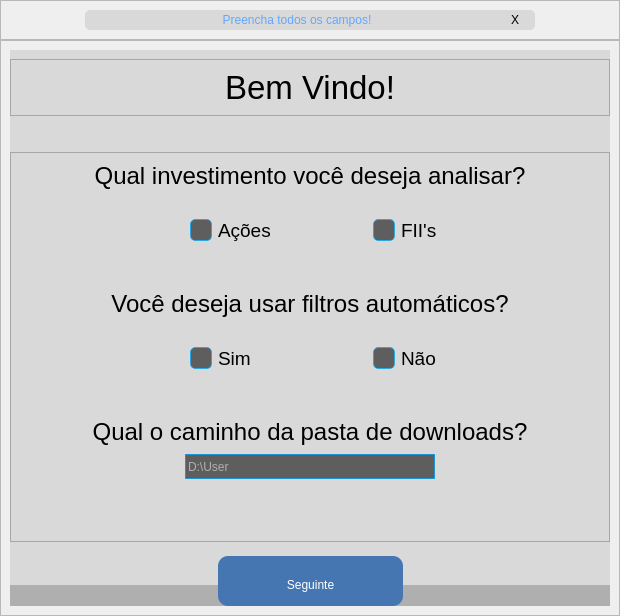
     <widget class="QWidget" name="welcomePage">
      <layout class="QVBoxLayout" name="verticalLayout_2">
       <property name="spacing">
        <number>0</number>
       </property>
       <property name="leftMargin">
        <number>0</number>
       </property>
       <property name="topMargin">
        <number>0</number>
       </property>
       <property name="rightMargin">
        <number>0</number>
       </property>
       <property name="bottomMargin">
        <number>0</number>
       </property>
       <item>
        <widget class="QFrame" name="frame">
         <property name="maximumSize">
          <size>
           <width>16777215</width>
           <height>100</height>
          </size>
         </property>
         <property name="frameShape">
          <enum>QFrame::StyledPanel</enum>
         </property>
         <property name="frameShadow">
          <enum>QFrame::Raised</enum>
         </property>
         <layout class="QHBoxLayout" name="horizontalLayout">
          <item>
           <widget class="QFrame" name="frame_error">
            <property name="maximumSize">
             <size>
              <width>450</width>
              <height>30</height>
             </size>
            </property>
            <property name="styleSheet">
             <string notr="true">background-color: rgb(217, 217, 217);
border-radius: 5px;</string>
            </property>
            <property name="frameShape">
             <enum>QFrame::StyledPanel</enum>
            </property>
            <property name="frameShadow">
             <enum>QFrame::Raised</enum>
            </property>
            <layout class="QHBoxLayout" name="horizontalLayout_6">
             <property name="spacing">
              <number>6</number>
             </property>
             <property name="leftMargin">
              <number>10</number>
             </property>
             <property name="topMargin">
              <number>3</number>
             </property>
             <property name="rightMargin">
              <number>10</number>
             </property>
             <property name="bottomMargin">
              <number>3</number>
             </property>
             <item>
              <widget class="QLabel" name="label_error">
               <property name="styleSheet">
                <string notr="true">color: rgb(98, 168, 254);</string>
               </property>
               <property name="text">
                <string>Preencha todos os campos!</string>
               </property>
               <property name="alignment">
                <set>Qt::AlignCenter</set>
               </property>
               <property name="indent">
                <number>-1</number>
               </property>
              </widget>
             </item>
             <item>
              <widget class="QPushButton" name="pushButton_close">
               <property name="enabled">
                <bool>true</bool>
               </property>
               <property name="maximumSize">
                <size>
                 <width>20</width>
                 <height>20</height>
                </size>
               </property>
               <property name="styleSheet">
                <string notr="true">QPushButton {
	border-radius: 5px;

}

QPushButton:hover {
	background-color: rgb(50, 50, 50);
	color: rgb(200, 200, 200);
}

QPushButton:pressed {
	background-color: rgb(35, 35, 35);
	color: rgb(200, 200, 200);
}</string>
               </property>
               <property name="text">
                <string>X</string>
               </property>
              </widget>
             </item>
            </layout>
           </widget>
          </item>
         </layout>
        </widget>
       </item>
       <item>
        <widget class="QFrame" name="frame_2">
         <property name="styleSheet">
          <string notr="true"/>
         </property>
         <property name="frameShape">
          <enum>QFrame::StyledPanel</enum>
         </property>
         <property name="frameShadow">
          <enum>QFrame::Raised</enum>
         </property>
         <layout class="QHBoxLayout" name="horizontalLayout_2">
          <item>
           <widget class="QFrame" name="frame_9">
            <property name="minimumSize">
             <size>
              <width>600</width>
              <height>550</height>
             </size>
            </property>
            <property name="maximumSize">
             <size>
              <width>600</width>
              <height>600</height>
             </size>
            </property>
            <property name="styleSheet">
             <string notr="true">background-color: rgb(217, 217, 217);</string>
            </property>
            <property name="frameShape">
             <enum>QFrame::NoFrame</enum>
            </property>
            <property name="frameShadow">
             <enum>QFrame::Raised</enum>
            </property>
            <layout class="QVBoxLayout" name="verticalLayout_11">
             <property name="leftMargin">
              <number>0</number>
             </property>
             <property name="rightMargin">
              <number>0</number>
             </property>
             <property name="bottomMargin">
              <number>0</number>
             </property>
             <item>
              <widget class="QFrame" name="frame_15">
               <property name="maximumSize">
                <size>
                 <width>16777215</width>
                 <height>90</height>
                </size>
               </property>
               <property name="frameShape">
                <enum>QFrame::StyledPanel</enum>
               </property>
               <property name="frameShadow">
                <enum>QFrame::Raised</enum>
               </property>
               <layout class="QHBoxLayout" name="horizontalLayout_14">
                <item>
                 <widget class="QLabel" name="label_64">
                  <property name="font">
                   <font>
                    <pointsize>25</pointsize>
                   </font>
                  </property>
                  <property name="text">
                   <string>Bem Vindo!</string>
                  </property>
                  <property name="alignment">
                   <set>Qt::AlignCenter</set>
                  </property>
                 </widget>
                </item>
               </layout>
              </widget>
             </item>
             <item>
              <spacer name="verticalSpacer_3">
               <property name="orientation">
                <enum>Qt::Vertical</enum>
               </property>
               <property name="sizeType">
                <enum>QSizePolicy::Fixed</enum>
               </property>
               <property name="sizeHint" stdset="0">
                <size>
                 <width>20</width>
                 <height>30</height>
                </size>
               </property>
              </spacer>
             </item>
             <item>
              <widget class="QFrame" name="InformationFrame_2">
               <property name="frameShape">
                <enum>QFrame::StyledPanel</enum>
               </property>
               <property name="frameShadow">
                <enum>QFrame::Raised</enum>
               </property>
               <layout class="QVBoxLayout" name="verticalLayout_14">
                <item>
                 <widget class="QLabel" name="label_15">
                  <property name="font">
                   <font>
                    <family>Arial</family>
                    <pointsize>18</pointsize>
                    <italic>false</italic>
                    <bold>false</bold>
                   </font>
                  </property>
                  <property name="styleSheet">
                   <string notr="true"/>
                  </property>
                  <property name="text">
                   <string>Qual investimento você deseja analisar?</string>
                  </property>
                  <property name="alignment">
                   <set>Qt::AlignCenter</set>
                  </property>
                 </widget>
                </item>
                <item>
                 <widget class="QFrame" name="GenderBox_2">
                  <property name="styleSheet">
                   <string notr="true">QCheckBox::indicator{
	background: #5E5E5E;
	border: 1px solid rgba(0, 170, 255, 0.71);
	height: 20px;
	width: 20px;
	border-radius: 5px;
}

QCheckBox::indicator:checked{
	background-color: rgb(69, 118, 178);
	height: 20px;
	width: 20px;
}

</string>
                  </property>
                  <property name="frameShape">
                   <enum>QFrame::NoFrame</enum>
                  </property>
                  <property name="frameShadow">
                   <enum>QFrame::Raised</enum>
                  </property>
                  <layout class="QHBoxLayout" name="horizontalLayout_16">
                   <property name="leftMargin">
                    <number>170</number>
                   </property>
                   <property name="rightMargin">
                    <number>50</number>
                   </property>
                   <item>
                    <widget class="QCheckBox" name="acoes">
                     <property name="minimumSize">
                      <size>
                       <width>0</width>
                       <height>50</height>
                      </size>
                     </property>
                     <property name="font">
                      <font>
                       <family>Segoe UI</family>
                       <pointsize>14</pointsize>
                       <italic>false</italic>
                       <bold>false</bold>
                      </font>
                     </property>
                     <property name="focusPolicy">
                      <enum>Qt::NoFocus</enum>
                     </property>
                     <property name="styleSheet">
                      <string notr="true">font: 14pt &quot;Segoe UI&quot;;</string>
                     </property>
                     <property name="text">
                      <string>Ações</string>
                     </property>
                     <property name="iconSize">
                      <size>
                       <width>31</width>
                       <height>30</height>
                      </size>
                     </property>
                     <property name="autoExclusive">
                      <bool>true</bool>
                     </property>
                    </widget>
                   </item>
                   <item>
                    <widget class="QCheckBox" name="fiis">
                     <property name="font">
                      <font>
                       <family>Segoe UI</family>
                       <pointsize>14</pointsize>
                       <italic>false</italic>
                       <bold>false</bold>
                      </font>
                     </property>
                     <property name="focusPolicy">
                      <enum>Qt::NoFocus</enum>
                     </property>
                     <property name="styleSheet">
                      <string notr="true">font: 14pt &quot;Segoe UI&quot;;</string>
                     </property>
                     <property name="text">
                      <string>FII's</string>
                     </property>
                     <property name="autoExclusive">
                      <bool>true</bool>
                     </property>
                    </widget>
                   </item>
                  </layout>
                 </widget>
                </item>
                <item>
                 <spacer name="verticalSpacer_2">
                  <property name="orientation">
                   <enum>Qt::Vertical</enum>
                  </property>
                  <property name="sizeType">
                   <enum>QSizePolicy::Fixed</enum>
                  </property>
                  <property name="sizeHint" stdset="0">
                   <size>
                    <width>20</width>
                    <height>20</height>
                   </size>
                  </property>
                 </spacer>
                </item>
                <item>
                 <widget class="QLabel" name="label_16">
                  <property name="sizePolicy">
                   <sizepolicy hsizetype="Ignored" vsizetype="Preferred">
                    <horstretch>0</horstretch>
                    <verstretch>0</verstretch>
                   </sizepolicy>
                  </property>
                  <property name="minimumSize">
                   <size>
                    <width>520</width>
                    <height>0</height>
                   </size>
                  </property>
                  <property name="font">
                   <font>
                    <family>Arial</family>
                    <pointsize>20</pointsize>
                    <italic>false</italic>
                    <bold>false</bold>
                    <kerning>true</kerning>
                   </font>
                  </property>
                  <property name="styleSheet">
                   <string notr="true"/>
                  </property>
                  <property name="text">
                   <string>&lt;html&gt;&lt;head/&gt;&lt;body&gt;&lt;p&gt;&lt;span style=&quot; font-size:18pt;&quot;&gt;Você deseja usar filtros automáticos?&lt;/span&gt;&lt;/p&gt;&lt;/body&gt;&lt;/html&gt;</string>
                  </property>
                  <property name="alignment">
                   <set>Qt::AlignCenter</set>
                  </property>
                 </widget>
                </item>
                <item>
                 <widget class="QFrame" name="KnowledgeBox_2">
                  <property name="styleSheet">
                   <string notr="true">QCheckBox::indicator{
	background: #5E5E5E;
	border: 1px solid rgba(0, 170, 255, 0.71);
	height: 20px;
	width: 20px;
	border-radius: 5px;
}

QCheckBox::indicator:checked{
	background-color: rgb(69, 118, 178);
	height: 20px;
	width: 20px;
}


</string>
                  </property>
                  <property name="frameShape">
                   <enum>QFrame::NoFrame</enum>
                  </property>
                  <property name="frameShadow">
                   <enum>QFrame::Raised</enum>
                  </property>
                  <layout class="QHBoxLayout" name="horizontalLayout_17">
                   <property name="leftMargin">
                    <number>170</number>
                   </property>
                   <property name="rightMargin">
                    <number>50</number>
                   </property>
                   <item>
                    <widget class="QCheckBox" name="yes">
                     <property name="minimumSize">
                      <size>
                       <width>0</width>
                       <height>50</height>
                      </size>
                     </property>
                     <property name="font">
                      <font>
                       <family>Segoe UI</family>
                       <pointsize>14</pointsize>
                       <italic>false</italic>
                       <bold>false</bold>
                      </font>
                     </property>
                     <property name="focusPolicy">
                      <enum>Qt::NoFocus</enum>
                     </property>
                     <property name="styleSheet">
                      <string notr="true">font: 14pt &quot;Segoe UI&quot;;</string>
                     </property>
                     <property name="text">
                      <string>Sim</string>
                     </property>
                     <property name="iconSize">
                      <size>
                       <width>31</width>
                       <height>30</height>
                      </size>
                     </property>
                     <property name="autoExclusive">
                      <bool>true</bool>
                     </property>
                    </widget>
                   </item>
                   <item>
                    <widget class="QCheckBox" name="no">
                     <property name="font">
                      <font>
                       <family>Segoe UI</family>
                       <pointsize>14</pointsize>
                       <italic>false</italic>
                       <bold>false</bold>
                      </font>
                     </property>
                     <property name="focusPolicy">
                      <enum>Qt::NoFocus</enum>
                     </property>
                     <property name="styleSheet">
                      <string notr="true">font: 14pt &quot;Segoe UI&quot;;</string>
                     </property>
                     <property name="text">
                      <string>Não</string>
                     </property>
                     <property name="autoExclusive">
                      <bool>true</bool>
                     </property>
                    </widget>
                   </item>
                  </layout>
                 </widget>
                </item>
                <item>
                 <spacer name="verticalSpacer_15">
                  <property name="orientation">
                   <enum>Qt::Vertical</enum>
                  </property>
                  <property name="sizeType">
                   <enum>QSizePolicy::Fixed</enum>
                  </property>
                  <property name="sizeHint" stdset="0">
                   <size>
                    <width>20</width>
                    <height>20</height>
                   </size>
                  </property>
                 </spacer>
                </item>
                <item>
                 <widget class="QLabel" name="label_72">
                  <property name="font">
                   <font>
                    <family>Arial</family>
                    <pointsize>18</pointsize>
                   </font>
                  </property>
                  <property name="text">
                   <string>Qual o caminho da pasta de downloads?</string>
                  </property>
                  <property name="alignment">
                   <set>Qt::AlignCenter</set>
                  </property>
                 </widget>
                </item>
                <item>
                 <widget class="QFrame" name="KnowledgeBox_4">
                  <property name="minimumSize">
                   <size>
                    <width>0</width>
                    <height>30</height>
                   </size>
                  </property>
                  <property name="styleSheet">
                   <string notr="true"/>
                  </property>
                  <property name="frameShape">
                   <enum>QFrame::NoFrame</enum>
                  </property>
                  <property name="frameShadow">
                   <enum>QFrame::Raised</enum>
                  </property>
                  <layout class="QHBoxLayout" name="horizontalLayout_111">
                   <property name="spacing">
                    <number>0</number>
                   </property>
                   <property name="leftMargin">
                    <number>0</number>
                   </property>
                   <property name="topMargin">
                    <number>0</number>
                   </property>
                   <property name="rightMargin">
                    <number>0</number>
                   </property>
                   <property name="bottomMargin">
                    <number>0</number>
                   </property>
                   <item>
                    <widget class="QLineEdit" name="path">
                     <property name="maximumSize">
                      <size>
                       <width>250</width>
                       <height>25</height>
                      </size>
                     </property>
                     <property name="focusPolicy">
                      <enum>Qt::StrongFocus</enum>
                     </property>
                     <property name="styleSheet">
                      <string notr="true">background: #5E5E5E;
color: rgb(255, 255, 255);
border: 1px solid rgba(0, 170, 255, 0.71);</string>
                     </property>
                     <property name="placeholderText">
                      <string>D:\User</string>
                     </property>
                    </widget>
                   </item>
                  </layout>
                 </widget>
                </item>
                <item>
                 <spacer name="verticalSpacer">
                  <property name="orientation">
                   <enum>Qt::Vertical</enum>
                  </property>
                  <property name="sizeType">
                   <enum>QSizePolicy::Fixed</enum>
                  </property>
                  <property name="sizeHint" stdset="0">
                   <size>
                    <width>20</width>
                    <height>50</height>
                   </size>
                  </property>
                 </spacer>
                </item>
               </layout>
              </widget>
             </item>
             <item>
              <widget class="QFrame" name="ButtonFrame_2">
               <property name="maximumSize">
                <size>
                 <width>16777215</width>
                 <height>80</height>
                </size>
               </property>
               <property name="styleSheet">
                <string notr="true">background-color: qlineargradient(spread:pad, x1:0.5, y1:0.5, x2:0.5, y2:1, stop:0.2746 rgba(217, 217, 217, 255), stop:0.287185 rgba(175, 175, 175, 255));
padding-top:8px;

</string>
               </property>
               <property name="frameShape">
                <enum>QFrame::NoFrame</enum>
               </property>
               <property name="frameShadow">
                <enum>QFrame::Raised</enum>
               </property>
               <layout class="QHBoxLayout" name="horizontalLayout_18">
                <property name="spacing">
                 <number>0</number>
                </property>
                <property name="leftMargin">
                 <number>0</number>
                </property>
                <property name="topMargin">
                 <number>0</number>
                </property>
                <property name="rightMargin">
                 <number>0</number>
                </property>
                <property name="bottomMargin">
                 <number>0</number>
                </property>
                <item>
                 <spacer name="horizontalSpacer_6">
                  <property name="orientation">
                   <enum>Qt::Horizontal</enum>
                  </property>
                  <property name="sizeHint" stdset="0">
                   <size>
                    <width>40</width>
                    <height>20</height>
                   </size>
                  </property>
                 </spacer>
                </item>
                <item>
                 <widget class="QPushButton" name="NextWelcome">
                  <property name="minimumSize">
                   <size>
                    <width>185</width>
                    <height>50</height>
                   </size>
                  </property>
                  <property name="maximumSize">
                   <size>
                    <width>185</width>
                    <height>50</height>
                   </size>
                  </property>
                  <property name="focusPolicy">
                   <enum>Qt::NoFocus</enum>
                  </property>
                  <property name="styleSheet">
                   <string notr="true">QPushButton {
	background-color: rgb(69, 118, 178);
	color: rgb(255, 255, 255);
	font: 22pt &quot;Arial&quot;;
	border-radius: 10px;
}

QPushButton:hover {
	border: 3px solid rgba(0, 170, 255, 0.71);
}

QPushButton:pressed {
	border: 3px solid rgba(0, 170, 255, 0.71);
    background-color:rgb(98, 168, 254);
}</string>
                  </property>
                  <property name="text">
                   <string>Seguinte</string>
                  </property>
                 </widget>
                </item>
                <item>
                 <spacer name="horizontalSpacer_7">
                  <property name="orientation">
                   <enum>Qt::Horizontal</enum>
                  </property>
                  <property name="sizeHint" stdset="0">
                   <size>
                    <width>40</width>
                    <height>20</height>
                   </size>
                  </property>
                 </spacer>
                </item>
               </layout>
              </widget>
             </item>
            </layout>
           </widget>
          </item>
         </layout>
        </widget>
       </item>
      </layout>
     </widget>
